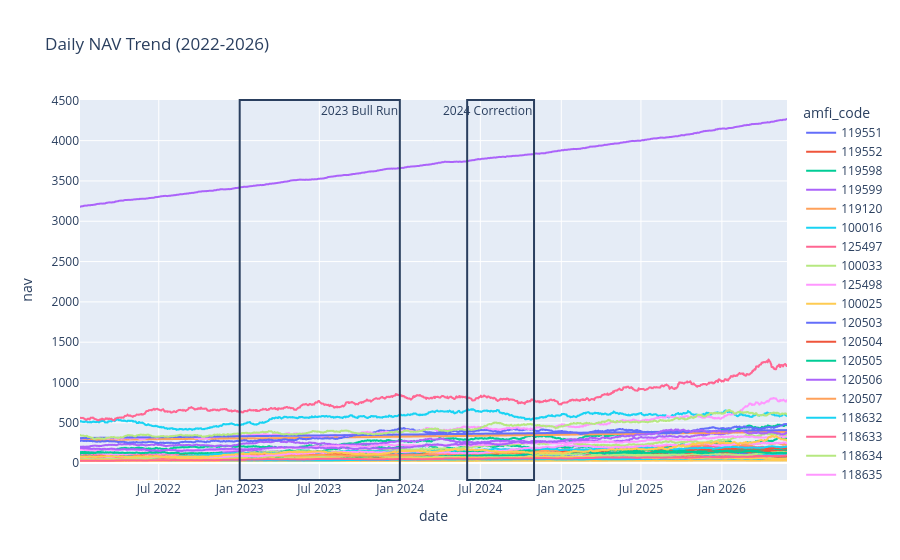

Notebook code for this chart:
### Markdown cell above
Finding 1: NAV Growth Trend

### Code cell
fig = px.line(
    nav_df,
    x="date",
    y="nav",
    color="amfi_code",
    title="Daily NAV Trend (2022-2026)"
)
fig.add_vrect(

    x0="2023-01-01",
    x1="2023-12-31",
    annotation_text="2023 Bull Run"
)
fig.add_vrect(
    x0="2024-06-01",
    x1="2024-10-31",
    annotation_text='2024 Correction'
)
fig.show()

### Figure 1 — Plotly figure (JSON) as saved in the notebook; plotly's stock layout.template omitted (floating-point values rounded to 4 significant figures; data arrays with more than 128 entries replaced by an {"elided": "..."} marker saying what was removed)
{"data": [{"hovertemplate": "amfi_code=119551<br>date=%{x}<br>nav=%{y}<extra></extra>", "legendgroup": "119551", "line": {"color": "#636efa", "dash": "solid"}, "marker": {"symbol": "circle"}, "mode": "lines", "name": "119551", "showlegend": true, "type": "scattergl", "x": {"elided": "1150 str values"}, "xaxis": "x", "y": {"elided": "1150 float values"}, "yaxis": "y"}, {"hovertemplate": "amfi_code=119552<br>date=%{x}<br>nav=%{y}<extra></extra>", "legendgroup": "119552", "line": {"color": "#EF553B", "dash": "solid"}, "marker": {"symbol": "circle"}, "mode": "lines", "name": "119552", "showlegend": true, "type": "scattergl", "x": {"elided": "1150 str values"}, "xaxis": "x", "y": {"elided": "1150 float values"}, "yaxis": "y"}, {"hovertemplate": "amfi_code=119598<br>date=%{x}<br>nav=%{y}<extra></extra>", "legendgroup": "119598", "line": {"color": "#00cc96", "dash": "solid"}, "marker": {"symbol": "circle"}, "mode": "lines", "name": "119598", "showlegend": true, "type": "scattergl", "x": {"elided": "1150 str values"}, "xaxis": "x", "y": {"elided": "1150 float values"}, "yaxis": "y"}, {"hovertemplate": "amfi_code=119599<br>date=%{x}<br>nav=%{y}<extra></extra>", "legendgroup": "119599", "line": {"color": "#ab63fa", "dash": "solid"}, "marker": {"symbol": "circle"}, "mode": "lines", "name": "119599", "showlegend": true, "type": "scattergl", "x": {"elided": "1150 str values"}, "xaxis": "x", "y": {"elided": "1150 float values"}, "yaxis": "y"}, {"hovertemplate": "amfi_code=119120<br>date=%{x}<br>nav=%{y}<extra></extra>", "legendgroup": "119120", "line": {"color": "#FFA15A", "dash": "solid"}, "marker": {"symbol": "circle"}, "mode": "lines", "name": "119120", "showlegend": true, "type": "scattergl", "x": {"elided": "1150 str values"}, "xaxis": "x", "y": {"elided": "1150 float values"}, "yaxis": "y"}, {"hovertemplate": "amfi_code=100016<br>date=%{x}<br>nav=%{y}<extra></extra>", "legendgroup": "100016", "line": {"color": "#19d3f3", "dash": "solid"}, "marker": {"symbol": "circle"}, "mode": "lines", "name": "100016", "showlegend": true, "type": "scattergl", "x": {"elided": "1150 str values"}, "xaxis": "x", "y": {"elided": "1150 float values"}, "yaxis": "y"}, {"hovertemplate": "amfi_code=125497<br>date=%{x}<br>nav=%{y}<extra></extra>", "legendgroup": "125497", "line": {"color": "#FF6692", "dash": "solid"}, "marker": {"symbol": "circle"}, "mode": "lines", "name": "125497", "showlegend": true, "type": "scattergl", "x": {"elided": "1150 str values"}, "xaxis": "x", "y": {"elided": "1150 float values"}, "yaxis": "y"}, {"hovertemplate": "amfi_code=100033<br>date=%{x}<br>nav=%{y}<extra></extra>", "legendgroup": "100033", "line": {"color": "#B6E880", "dash": "solid"}, "marker": {"symbol": "circle"}, "mode": "lines", "name": "100033", "showlegend": true, "type": "scattergl", "x": {"elided": "1150 str values"}, "xaxis": "x", "y": {"elided": "1150 float values"}, "yaxis": "y"}, {"hovertemplate": "amfi_code=125498<br>date=%{x}<br>nav=%{y}<extra></extra>", "legendgroup": "125498", "line": {"color": "#FF97FF", "dash": "solid"}, "marker": {"symbol": "circle"}, "mode": "lines", "name": "125498", "showlegend": true, "type": "scattergl", "x": {"elided": "1150 str values"}, "xaxis": "x", "y": {"elided": "1150 float values"}, "yaxis": "y"}, {"hovertemplate": "amfi_code=100025<br>date=%{x}<br>nav=%{y}<extra></extra>", "legendgroup": "100025", "line": {"color": "#FECB52", "dash": "solid"}, "marker": {"symbol": "circle"}, "mode": "lines", "name": "100025", "showlegend": true, "type": "scattergl", "x": {"elided": "1150 str values"}, "xaxis": "x", "y": {"elided": "1150 float values"}, "yaxis": "y"}, {"hovertemplate": "amfi_code=120503<br>date=%{x}<br>nav=%{y}<extra></extra>", "legendgroup": "120503", "line": {"color": "#636efa", "dash": "solid"}, "marker": {"symbol": "circle"}, "mode": "lines", "name": "120503", "showlegend": true, "type": "scattergl", "x": {"elided": "1150 str values"}, "xaxis": "x", "y": {"elided": "1150 float values"}, "yaxis": "y"}, {"hovertemplate": "amfi_code=120504<br>date=%{x}<br>nav=%{y}<extra></extra>", "legendgroup": "120504", "line": {"color": "#EF553B", "dash": "solid"}, "marker": {"symbol": "circle"}, "mode": "lines", "name": "120504", "showlegend": true, "type": "scattergl", "x": {"elided": "1150 str values"}, "xaxis": "x", "y": {"elided": "1150 float values"}, "yaxis": "y"}, {"hovertemplate": "amfi_code=120505<br>date=%{x}<br>nav=%{y}<extra></extra>", "legendgroup": "120505", "line": {"color": "#00cc96", "dash": "solid"}, "marker": {"symbol": "circle"}, "mode": "lines", "name": "120505", "showlegend": true, "type": "scattergl", "x": {"elided": "1150 str values"}, "xaxis": "x", "y": {"elided": "1150 float values"}, "yaxis": "y"}, {"hovertemplate": "amfi_code=120506<br>date=%{x}<br>nav=%{y}<extra></extra>", "legendgroup": "120506", "line": {"color": "#ab63fa", "dash": "solid"}, "marker": {"symbol": "circle"}, "mode": "lines", "name": "120506", "showlegend": true, "type": "scattergl", "x": {"elided": "1150 str values"}, "xaxis": "x", "y": {"elided": "1150 float values"}, "yaxis": "y"}, {"hovertemplate": "amfi_code=120507<br>date=%{x}<br>nav=%{y}<extra></extra>", "legendgroup": "120507", "line": {"color": "#FFA15A", "dash": "solid"}, "marker": {"symbol": "circle"}, "mode": "lines", "name": "120507", "showlegend": true, "type": "scattergl", "x": {"elided": "1150 str values"}, "xaxis": "x", "y": {"elided": "1150 float values"}, "yaxis": "y"}, {"hovertemplate": "amfi_code=118632<br>date=%{x}<br>nav=%{y}<extra></extra>", "legendgroup": "118632", "line": {"color": "#19d3f3", "dash": "solid"}, "marker": {"symbol": "circle"}, "mode": "lines", "name": "118632", "showlegend": true, "type": "scattergl", "x": {"elided": "1150 str values"}, "xaxis": "x", "y": {"elided": "1150 float values"}, "yaxis": "y"}, {"hovertemplate": "amfi_code=118633<br>date=%{x}<br>nav=%{y}<extra></extra>", "legendgroup": "118633", "line": {"color": "#FF6692", "dash": "solid"}, "marker": {"symbol": "circle"}, "mode": "lines", "name": "118633", "showlegend": true, "type": "scattergl", "x": {"elided": "1150 str values"}, "xaxis": "x", "y": {"elided": "1150 float values"}, "yaxis": "y"}, {"hovertemplate": "amfi_code=118634<br>date=%{x}<br>nav=%{y}<extra></extra>", "legendgroup": "118634", "line": {"color": "#B6E880", "dash": "solid"}, "marker": {"symbol": "circle"}, "mode": "lines", "name": "118634", "showlegend": true, "type": "scattergl", "x": {"elided": "1150 str values"}, "xaxis": "x", "y": {"elided": "1150 float values"}, "yaxis": "y"}, {"hovertemplate": "amfi_code=118635<br>date=%{x}<br>nav=%{y}<extra></extra>", "legendgroup": "118635", "line": {"color": "#FF97FF", "dash": "solid"}, "marker": {"symbol": "circle"}, "mode": "lines", "name": "118635", "showlegend": true, "type": "scattergl", "x": {"elided": "1150 str values"}, "xaxis": "x", "y": {"elided": "1150 float values"}, "yaxis": "y"}, {"hovertemplate": "amfi_code=118636<br>date=%{x}<br>nav=%{y}<extra></extra>", "legendgroup": "118636", "line": {"color": "#FECB52", "dash": "solid"}, "marker": {"symbol": "circle"}, "mode": "lines", "name": "118636", "showlegend": true, "type": "scattergl", "x": {"elided": "1150 str values"}, "xaxis": "x", "y": {"elided": "1150 float values"}, "yaxis": "y"}, {"hovertemplate": "amfi_code=120841<br>date=%{x}<br>nav=%{y}<extra></extra>", "legendgroup": "120841", "line": {"color": "#636efa", "dash": "solid"}, "marker": {"symbol": "circle"}, "mode": "lines", "name": "120841", "showlegend": true, "type": "scattergl", "x": {"elided": "1150 str values"}, "xaxis": "x", "y": {"elided": "1150 float values"}, "yaxis": "y"}, {"hovertemplate": "amfi_code=120842<br>date=%{x}<br>nav=%{y}<extra></extra>", "legendgroup": "120842", "line": {"color": "#EF553B", "dash": "solid"}, "marker": {"symbol": "circle"}, "mode": "lines", "name": "120842", "showlegend": true, "type": "scattergl", "x": {"elided": "1150 str values"}, "xaxis": "x", "y": {"elided": "1150 float values"}, "yaxis": "y"}, {"hovertemplate": "amfi_code=120843<br>date=%{x}<br>nav=%{y}<extra></extra>", "legendgroup": "120843", "line": {"color": "#00cc96", "dash": "solid"}, "marker": {"symbol": "circle"}, "mode": "lines", "name": "120843", "showlegend": true, "type": "scattergl", "x": {"elided": "1150 str values"}, "xaxis": "x", "y": {"elided": "1150 float values"}, "yaxis": "y"}, {"hovertemplate": "amfi_code=120844<br>date=%{x}<br>nav=%{y}<extra></extra>", "legendgroup": "120844", "line": {"color": "#ab63fa", "dash": "solid"}, "marker": {"symbol": "circle"}, "mode": "lines", "name": "120844", "showlegend": true, "type": "scattergl", "x": {"elided": "1150 str values"}, "xaxis": "x", "y": {"elided": "1150 float values"}, "yaxis": "y"}, {"hovertemplate": "amfi_code=119092<br>date=%{x}<br>nav=%{y}<extra></extra>", "legendgroup": "119092", "line": {"color": "#FFA15A", "dash": "solid"}, "marker": {"symbol": "circle"}, "mode": "lines", "name": "119092", "showlegend": true, "type": "scattergl", "x": {"elided": "1150 str values"}, "xaxis": "x", "y": {"elided": "1150 float values"}, "yaxis": "y"}, {"hovertemplate": "amfi_code=119093<br>date=%{x}<br>nav=%{y}<extra></extra>", "legendgroup": "119093", "line": {"color": "#19d3f3", "dash": "solid"}, "marker": {"symbol": "circle"}, "mode": "lines", "name": "119093", "showlegend": true, "type": "scattergl", "x": {"elided": "1150 str values"}, "xaxis": "x", "y": {"elided": "1150 float values"}, "yaxis": "y"}, {"hovertemplate": "amfi_code=119094<br>date=%{x}<br>nav=%{y}<extra></extra>", "legendgroup": "119094", "line": {"color": "#FF6692", "dash": "solid"}, "marker": {"symbol": "circle"}, "mode": "lines", "name": "119094", "showlegend": true, "type": "scattergl", "x": {"elided": "1150 str values"}, "xaxis": "x", "y": {"elided": "1150 float values"}, "yaxis": "y"}, {"hovertemplate": "amfi_code=119095<br>date=%{x}<br>nav=%{y}<extra></extra>", "legendgroup": "119095", "line": {"color": "#B6E880", "dash": "solid"}, "marker": {"symbol": "circle"}, "mode": "lines", "name": "119095", "showlegend": true, "type": "scattergl", "x": {"elided": "1150 str values"}, "xaxis": "x", "y": {"elided": "1150 float values"}, "yaxis": "y"}, {"hovertemplate": "amfi_code=101206<br>date=%{x}<br>nav=%{y}<extra></extra>", "legendgroup": "101206", "line": {"color": "#FF97FF", "dash": "solid"}, "marker": {"symbol": "circle"}, "mode": "lines", "name": "101206", "showlegend": true, "type": "scattergl", "x": {"elided": "1150 str values"}, "xaxis": "x", "y": {"elided": "1150 float values"}, "yaxis": "y"}, {"hovertemplate": "amfi_code=101207<br>date=%{x}<br>nav=%{y}<extra></extra>", "legendgroup": "101207", "line": {"color": "#FECB52", "dash": "solid"}, "marker": {"symbol": "circle"}, "mode": "lines", "name": "101207", "showlegend": true, "type": "scattergl", "x": {"elided": "1150 str values"}, "xaxis": "x", "y": {"elided": "1150 float values"}, "yaxis": "y"}, {"hovertemplate": "amfi_code=101208<br>date=%{x}<br>nav=%{y}<extra></extra>", "legendgroup": "101208", "line": {"color": "#636efa", "dash": "solid"}, "marker": {"symbol": "circle"}, "mode": "lines", "name": "101208", "showlegend": true, "type": "scattergl", "x": {"elided": "1150 str values"}, "xaxis": "x", "y": {"elided": "1150 float values"}, "yaxis": "y"}, {"hovertemplate": "amfi_code=102885<br>date=%{x}<br>nav=%{y}<extra></extra>", "legendgroup": "102885", "line": {"color": "#EF553B", "dash": "solid"}, "marker": {"symbol": "circle"}, "mode": "lines", "name": "102885", "showlegend": true, "type": "scattergl", "x": {"elided": "1150 str values"}, "xaxis": "x", "y": {"elided": "1150 float values"}, "yaxis": "y"}, {"hovertemplate": "amfi_code=102886<br>date=%{x}<br>nav=%{y}<extra></extra>", "legendgroup": "102886", "line": {"color": "#00cc96", "dash": "solid"}, "marker": {"symbol": "circle"}, "mode": "lines", "name": "102886", "showlegend": true, "type": "scattergl", "x": {"elided": "1150 str values"}, "xaxis": "x", "y": {"elided": "1150 float values"}, "yaxis": "y"}, {"hovertemplate": "amfi_code=102887<br>date=%{x}<br>nav=%{y}<extra></extra>", "legendgroup": "102887", "line": {"color": "#ab63fa", "dash": "solid"}, "marker": {"symbol": "circle"}, "mode": "lines", "name": "102887", "showlegend": true, "type": "scattergl", "x": {"elided": "1150 str values"}, "xaxis": "x", "y": {"elided": "1150 float values"}, "yaxis": "y"}, {"hovertemplate": "amfi_code=148567<br>date=%{x}<br>nav=%{y}<extra></extra>", "legendgroup": "148567", "line": {"color": "#FFA15A", "dash": "solid"}, "marker": {"symbol": "circle"}, "mode": "lines", "name": "148567", "showlegend": true, "type": "scattergl", "x": {"elided": "1150 str values"}, "xaxis": "x", "y": {"elided": "1150 float values"}, "yaxis": "y"}, {"hovertemplate": "amfi_code=148568<br>date=%{x}<br>nav=%{y}<extra></extra>", "legendgroup": "148568", "line": {"color": "#19d3f3", "dash": "solid"}, "marker": {"symbol": "circle"}, "mode": "lines", "name": "148568", "showlegend": true, "type": "scattergl", "x": {"elided": "1150 str values"}, "xaxis": "x", "y": {"elided": "1150 float values"}, "yaxis": "y"}, {"hovertemplate": "amfi_code=148569<br>date=%{x}<br>nav=%{y}<extra></extra>", "legendgroup": "148569", "line": {"color": "#FF6692", "dash": "solid"}, "marker": {"symbol": "circle"}, "mode": "lines", "name": "148569", "showlegend": true, "type": "scattergl", "x": {"elided": "1150 str values"}, "xaxis": "x", "y": {"elided": "1150 float values"}, "yaxis": "y"}, {"hovertemplate": "amfi_code=149322<br>date=%{x}<br>nav=%{y}<extra></extra>", "legendgroup": "149322", "line": {"color": "#B6E880", "dash": "solid"}, "marker": {"symbol": "circle"}, "mode": "lines", "name": "149322", "showlegend": true, "type": "scattergl", "x": {"elided": "1150 str values"}, "xaxis": "x", "y": {"elided": "1150 float values"}, "yaxis": "y"}, {"hovertemplate": "amfi_code=149323<br>date=%{x}<br>nav=%{y}<extra></extra>", "legendgroup": "149323", "line": {"color": "#FF97FF", "dash": "solid"}, "marker": {"symbol": "circle"}, "mode": "lines", "name": "149323", "showlegend": true, "type": "scattergl", "x": {"elided": "1150 str values"}, "xaxis": "x", "y": {"elided": "1150 float values"}, "yaxis": "y"}, {"hovertemplate": "amfi_code=149324<br>date=%{x}<br>nav=%{y}<extra></extra>", "legendgroup": "149324", "line": {"color": "#FECB52", "dash": "solid"}, "marker": {"symbol": "circle"}, "mode": "lines", "name": "149324", "showlegend": true, "type": "scattergl", "x": {"elided": "1150 str values"}, "xaxis": "x", "y": {"elided": "1150 float values"}, "yaxis": "y"}], "layout": {"annotations": [{"showarrow": false, "text": "2023 Bull Run", "x": "2023-12-31", "xanchor": "right", "xref": "x", "y": 1, "yanchor": "top", "yref": "y domain"}, {"showarrow": false, "text": "2024 Correction", "x": "2024-10-31", "xanchor": "right", "xref": "x", "y": 1, "yanchor": "top", "yref": "y domain"}], "legend": {"title": {"text": "amfi_code"}, "tracegroupgap": 0}, "shapes": [{"type": "rect", "x0": "2023-01-01", "x1": "2023-12-31", "xref": "x", "y0": 0, "y1": 1, "yref": "y domain"}, {"type": "rect", "x0": "2024-06-01", "x1": "2024-10-31", "xref": "x", "y0": 0, "y1": 1, "yref": "y domain"}], "title": {"text": "Daily NAV Trend (2022-2026)"}, "xaxis": {"anchor": "y", "domain": [0, 1], "title": {"text": "date"}}, "yaxis": {"anchor": "x", "domain": [0, 1], "title": {"text": "nav"}}}}
